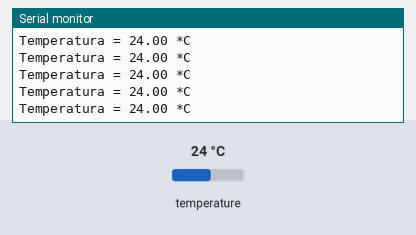
Bench run of a sketch on a simulated Arduino Uno, built for the host (arithmetic inside an expression is 32-bit, double 64-bit). On the bench: the last lines printed to the serial monitor. Inputs (shaded band) come from the test bench; at power-on: temperature 24 °C.

Above: at 1.2 s.
1.3 s: temperature set to 12 °C
At 1.32 s:
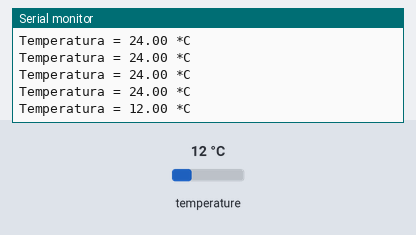
2.8 s: temperature set to 19 °C
At 2.84 s:
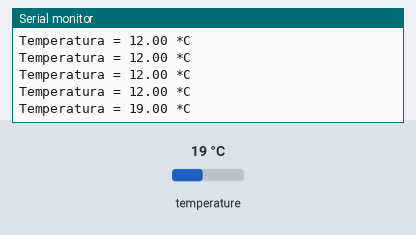
Timing chart, 0 to 5.8 s (numbered marks = the images above; inputs shaded):
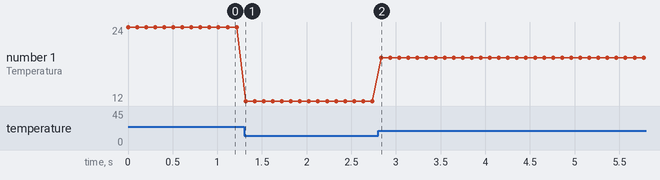

Measured:
- after the input at 1.3 s, the serial monitor: prints a new line at once (image 1)
- after the input at 2.8 s, the serial monitor: prints a new line at once (image 2)
- plotted number 1: 24 → 12 after the input at 1.3 s, 12 → 19 after the input at 2.8 s

The sketch:

PRUEBA_TEMPERATURA_HUMEDAD.ino
```cpp
//Grupo 5: Sol Corujeira, Benjamin Fischtein y Lara Nussembaum

#include <Wire.h>
#include <Adafruit_Sensor.h>
#include <Adafruit_BMP280.h>

Adafruit_BMP280 bmp(&Wire1);  // I2C

void setup() {
  Serial.begin(115200);
  Serial.println(F("BMP280 test"));

  Wire1.begin(18,19);

  // Change to 0x76 if your sensor uses that address
  if (!bmp.begin(0x76,BMP280_CHIPID)) {
    Serial.println(F("Could not find a valid BMP280 sensor, check wiring!"));
    while (1)
      ;
  }

  bmp.setSampling(
    Adafruit_BMP280::MODE_NORMAL,
    Adafruit_BMP280::SAMPLING_X2,
    Adafruit_BMP280::SAMPLING_X16,
    Adafruit_BMP280::FILTER_X16,
    Adafruit_BMP280::STANDBY_MS_500
  );
}

void loop() {
  Serial.print(F("Temperatura = "));
  Serial.print(bmp.readTemperature());
  Serial.println(" *C");

  Serial.println();
  delay(100);
}
```
